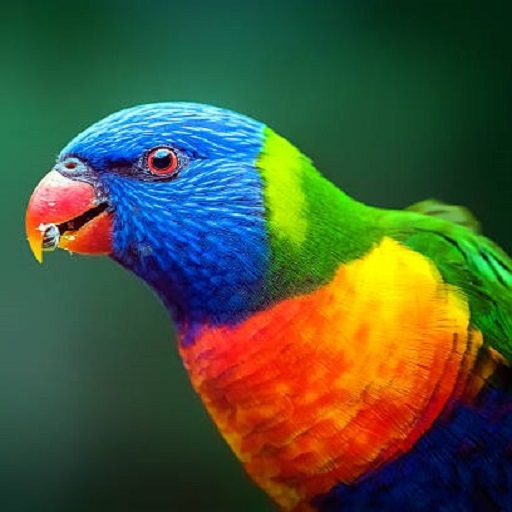
#> input picture Images/aaa.jpg, 512 x 512 px, found by its file name
$ python test.py
#> lines starting #> are read from the running program, lines starting #| are printed output that depends on the picture; after the words box and inside, x2 and y2 are one past the last pixel; in counts of white or black regions, pixels touching at a corner belong together
import random
import cv2

def add_noise(img):

	# Getting the dimensions of the image
	row , col = img.shape

	# Randomly pick some pixels in the
	# image for coloring them white
	# Pick a random number between 300 and 10000
	number_of_pixels = random.randint(300, 10000)
	for i in range(number_of_pixels):

		# Pick a random y coordinate
		y_coord=random.randint(0, row - 1)

		# Pick a random x coordinate
		x_coord=random.randint(0, col - 1)

		# Color that pixel to white
		img[y_coord][x_coord] = 255

	# Randomly pick some pixels in
	# the image for coloring them black
	# Pick a random number between 300 and 10000
	number_of_pixels = random.randint(300 , 10000)
	for i in range(number_of_pixels):

		# Pick a random y coordinate
		y_coord=random.randint(0, row - 1)

		# Pick a random x coordinate
		x_coord=random.randint(0, col - 1)

		# Color that pixel to black
		img[y_coord][x_coord] = 0

	return img

# salt-and-pepper noise can
# be applied only to grayscale images
# Reading the color image in grayscale image
img_path = 'Digital Image Processing/Images/aaa.jpg'
img = cv2.imread(img_path,
				cv2.IMREAD_GRAYSCALE)
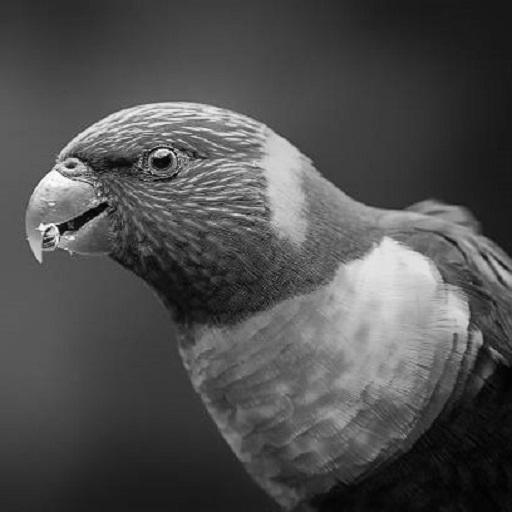
#> img: shape (512, 512); min 1, max 255, mean 78.6

#Storing the image
cv2.imshow('salt-and-pepper-lena.jpg',
			add_noise(img))
#> after the loop in add_noise, `for i in range(number_of_pixels):`:
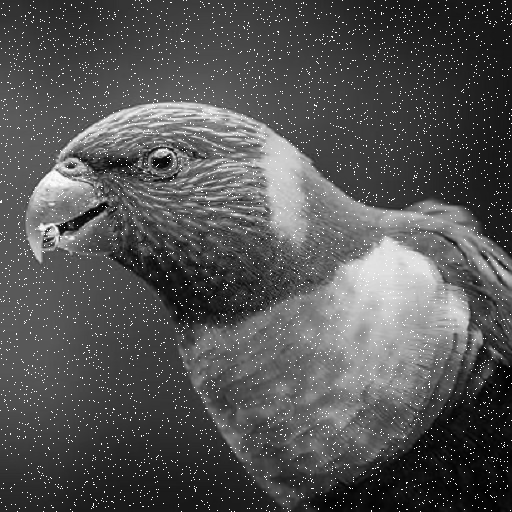
#> img: shape (512, 512); 2.49% of pixels changed, all inside (x1, y1, x2, y2) = (0, 0, 512, 512)
#> after the loop in add_noise, `for i in range(number_of_pixels):`:
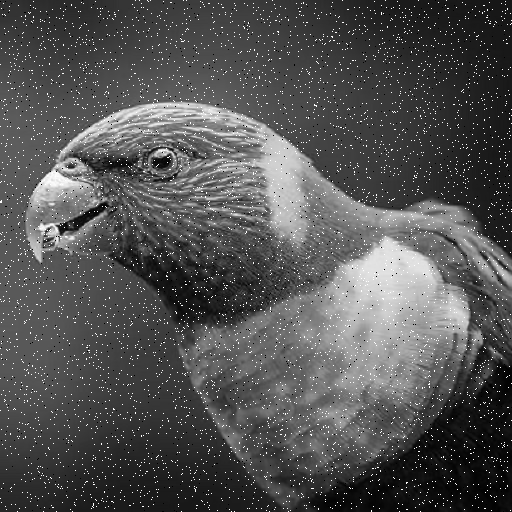
#> img: shape (512, 512); 0.47% of pixels changed, all inside (x1, y1, x2, y2) = (0, 0, 512, 512)
cv2.waitKey(0)

cv2.destroyAllWindows()

$ run again, with Images/a.jpg copied over Images/aaa.jpg
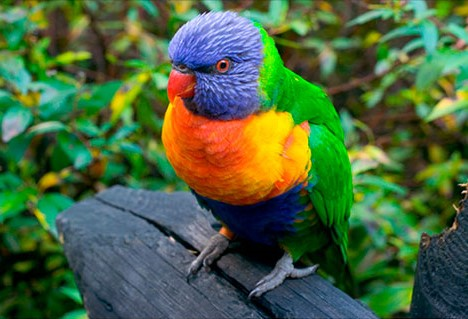
#> input picture Images/a.jpg, 468 x 319 px, found by its file name
#> after the loop in add_noise, `for i in range(number_of_pixels):`:
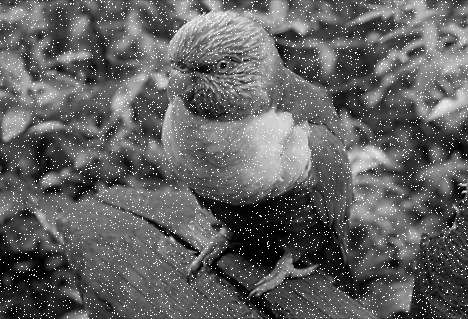
#> img: shape (319, 468); min 0, max 255, mean 96.3
#> after the loop in add_noise, `for i in range(number_of_pixels):`:
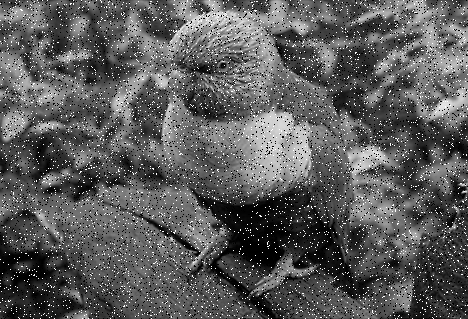
#> img: shape (319, 468); 5.45% of pixels changed, all inside (x1, y1, x2, y2) = (0, 0, 468, 319)
